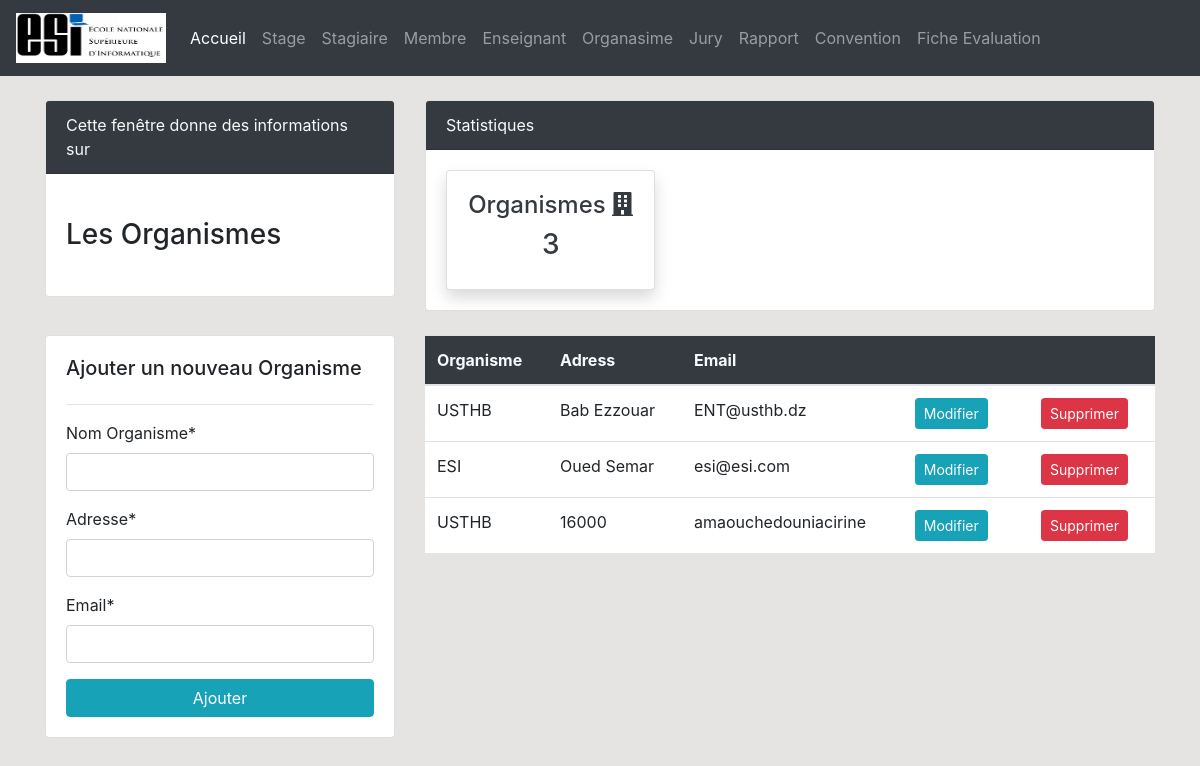
The page /Organisme/ on the database its author committed.
### Gestion/models.py (models this page shows, shortened)
class OrganismeStage (models.Model):
    nomOrganisme = models.CharField(max_length=20,null=False)
    adresse = models.CharField(max_length=40,null=False)
    email = models.CharField(max_length=20,null=False)

### Gestion/views.py (the view)
# urls.py: path('Organisme/', Organisme, name="Organisme"),
def Organisme(request):
    Organismes= OrganismeStage.objects.all()
    organisme_count= Organismes.count()
    if request.method == 'POST':
        form= organismeForm(data=request.POST)
        if form.is_valid():
            form.save()
            organisme_name = form.cleaned_data.get('nomOrganisme')
            messages.success(request, f'{organisme_name} est bien ajouté')
            return redirect('Organisme')
        return render(request,'fenetre/Organisme.html', {'form':form})
    else:
        form= organismeForm()
        context ={
            'organismes': Organismes,
            'organisme_count': organisme_count,
            'form':form
        }
        return render(request,'fenetre/Organisme.html', context)

### Gestion/forms.py
class organismeForm(forms.ModelForm):
    class Meta:
        model = OrganismeStage
        fields = "__all__"
        labels ={
            'nomOrganisme': 'Nom Organisme'
        }

### Gestion/templates/fenetre/Organisme.html (shortened to what this page needs)
{% extends 'parts/base.html' %} {% block title %}Organisme{% endblock %} {% load crispy_forms_tags %} {% load static %} {% block content %}{% include 'parts/top.html' %}
<link rel="stylesheet" href="{% static 'style.css' %}">
<div class="row">
    <div class="col-md-4 mt-4">
        <div class="card">
            <div class="card-header bg-dark text-light">
                Cette fenêtre donne des informations sur
            </div>
            <div class="card-body">
                <marquee behavior="" direction="">
                    <h3 class="my-4"> Les Organismes</h3>
                </marquee>
            </div>
        </div>
    </div>
    <div class="col-md-8 mt-4">
        <div class="card">
            <div class="card-header bg-dark text-light">
                Statistiques
            </div>
            <div class="card-body">
                <div class="row">
                    <div class="col-md-4">
                        <a class="text-decoration-none text-dark" href="#">
                            <div class="card my-card shadow">
                                <div class="card-body text-center">
                                    <h4>Organismes <i class="fas fa-building"></i></h4>
                                    <h3>{{ organisme_count }}</h3>
                                </div>
                            </div>
                        </a>
                    </div>
                </div>
            </div>
        </div>
    </div>
</div>
<div class="row my-4">
    <div class="col-md-4">
        <div class="card card-body">
            <h5>Ajouter un nouveau Organisme</h5>
            <hr>
            <form method="POST">
                {% csrf_token %}{{ form|crispy }}
                <input class="btn btn-info btn-block" type="submit" value="Ajouter">
            </form>
        </div>
    </div>
    <div class="col-md-8">
        <table class="table bg-white">
            <thead class="bg-dark text-light">
                <tr>
                    <th scope="col">Organisme</th>
                    <th scope="col">Adress</th>
                    <th scope="col">Email</th>
                    <th scope="col"></th>
                    <th scope="col"></th>
                </tr>
            </thead>
            <tbody>
                {% for item in organismes %}
                <tr>
                    <td>{{ item.nomOrganisme }}</td>
                    <td>{{ item.adresse }}</td>
                    <td>{{ item.email }}</td>
                    <td><a class="btn btn-info btn-sm mr-2" href="{% url 'dashboard-Org-edit' item.id %}">Modifier</a></td>
                    <td><a class="btn btn-danger btn-sm ml-2" href="{% url 'dashboard-Org-delete' item.id %}">Supprimer</a></td>
                </tr>
                {% endfor %}
        </table>
    </div>
</div>
{% endblock %}

### Gestion/static/style.css (style rules this page uses)
body { background: rgb(230, 227, 227); }

### rows shown on the page
OrganismeStage: nomOrganisme "USTHB", adresse "Bab Ezzouar", email "ENT@usthb.dz"
OrganismeStage: nomOrganisme "ESI", adresse "Oued Semar", email "esi@esi.com"
OrganismeStage: nomOrganisme "USTHB", adresse "16000", email "amaouchedouniacirine"

### other values the page prints
{{ organisme_count }} "3"
